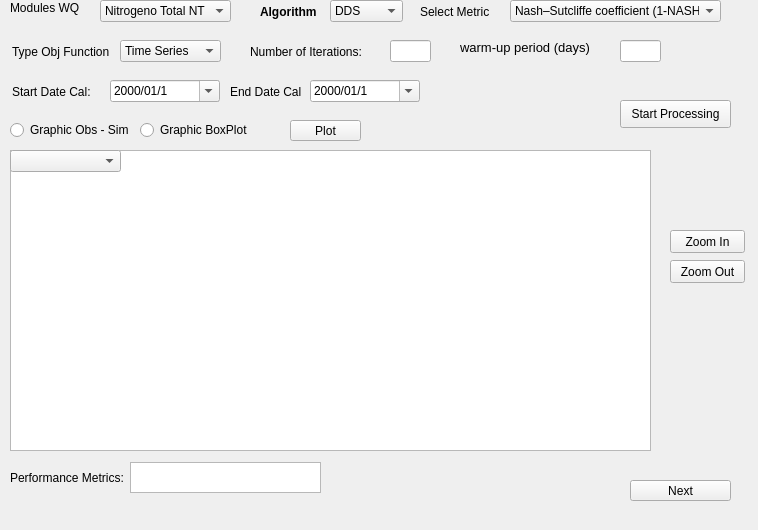
            <widget class="QWidget" name="Step5">
             <property name="geometry">
              <rect>
               <x>0</x>
               <y>0</y>
               <width>758</width>
               <height>530</height>
              </rect>
             </property>
             <attribute name="label">
              <string>Step 5 - Water Quality Calibration</string>
             </attribute>
             <widget class="QLabel" name="label_52">
              <property name="geometry">
               <rect>
                <x>260</x>
                <y>4</y>
                <width>61</width>
                <height>16</height>
               </rect>
              </property>
              <property name="text">
               <string>&lt;html&gt;&lt;head/&gt;&lt;body&gt;&lt;p&gt;&lt;span style=&quot; font-size:9pt; font-weight:600;&quot;&gt;Algorithm&lt;/span&gt;&lt;/p&gt;&lt;/body&gt;&lt;/html&gt;</string>
              </property>
             </widget>
             <widget class="QPushButton" name="Plot_G_WQ">
              <property name="geometry">
               <rect>
                <x>290</x>
                <y>120</y>
                <width>71</width>
                <height>21</height>
               </rect>
              </property>
              <property name="text">
               <string>Plot</string>
              </property>
             </widget>
             <widget class="QPushButton" name="zoom_out_button_WQ">
              <property name="geometry">
               <rect>
                <x>670</x>
                <y>260</y>
                <width>75</width>
                <height>23</height>
               </rect>
              </property>
              <property name="text">
               <string>Zoom Out</string>
              </property>
             </widget>
             <widget class="QDateEdit" name="end_date_WQ">
              <property name="geometry">
               <rect>
                <x>310</x>
                <y>80</y>
                <width>110</width>
                <height>22</height>
               </rect>
              </property>
              <property name="currentSection">
               <enum>QDateTimeEdit::YearSection</enum>
              </property>
              <property name="displayFormat">
               <string>yyyy/MM/d</string>
              </property>
              <property name="calendarPopup">
               <bool>true</bool>
              </property>
              <property name="timeSpec">
               <enum>Qt::LocalTime</enum>
              </property>
             </widget>
             <widget class="QDateEdit" name="start_date_WQ">
              <property name="geometry">
               <rect>
                <x>110</x>
                <y>80</y>
                <width>110</width>
                <height>22</height>
               </rect>
              </property>
              <property name="currentSection">
               <enum>QDateTimeEdit::YearSection</enum>
              </property>
              <property name="displayFormat">
               <string>yyyy/MM/d</string>
              </property>
              <property name="calendarPopup">
               <bool>true</bool>
              </property>
              <property name="timeSpec">
               <enum>Qt::LocalTime</enum>
              </property>
             </widget>
             <widget class="QLabel" name="label_126">
              <property name="geometry">
               <rect>
                <x>250</x>
                <y>44</y>
                <width>181</width>
                <height>16</height>
               </rect>
              </property>
              <property name="text">
               <string>&lt;html&gt;&lt;head/&gt;&lt;body&gt;&lt;p&gt;&lt;span style=&quot; font-size:9pt;&quot;&gt;Number of Iterations:&lt;/span&gt;&lt;/p&gt;&lt;/body&gt;&lt;/html&gt;</string>
              </property>
             </widget>
             <widget class="QPushButton" name="Next_Step_5">
              <property name="geometry">
               <rect>
                <x>630</x>
                <y>480</y>
                <width>101</width>
                <height>21</height>
               </rect>
              </property>
              <property name="text">
               <string>Next</string>
              </property>
             </widget>
             <widget class="QComboBox" name="Algorithm_WQ">
              <property name="geometry">
               <rect>
                <x>330</x>
                <y>0</y>
                <width>73</width>
                <height>22</height>
               </rect>
              </property>
              <item>
               <property name="text">
                <string>DDS</string>
               </property>
              </item>
              <item>
               <property name="text">
                <string>LHS</string>
               </property>
              </item>
              <item>
               <property name="text">
                <string>SCE</string>
               </property>
              </item>
             </widget>
             <widget class="QRadioButton" name="Plot_sim_obs_WQ">
              <property name="geometry">
               <rect>
                <x>10</x>
                <y>120</y>
                <width>141</width>
                <height>20</height>
               </rect>
              </property>
              <property name="text">
               <string>Graphic Obs - Sim</string>
              </property>
             </widget>
             <widget class="QGraphicsView" name="graphicsView_WQ">
              <property name="geometry">
               <rect>
                <x>10</x>
                <y>150</y>
                <width>641</width>
                <height>301</height>
               </rect>
              </property>
             </widget>
             <widget class="QPlainTextEdit" name="Peformance_WQ">
              <property name="geometry">
               <rect>
                <x>130</x>
                <y>462</y>
                <width>191</width>
                <height>31</height>
               </rect>
              </property>
             </widget>
             <widget class="QLabel" name="label_53">
              <property name="geometry">
               <rect>
                <x>12</x>
                <y>44</y>
                <width>121</width>
                <height>16</height>
               </rect>
              </property>
              <property name="text">
               <string>&lt;html&gt;&lt;head/&gt;&lt;body&gt;&lt;p&gt;&lt;span style=&quot; font-size:9pt;&quot;&gt;Type Obj Function&lt;/span&gt;&lt;/p&gt;&lt;/body&gt;&lt;/html&gt;</string>
              </property>
             </widget>
             <widget class="QComboBox" name="Metricas_WQ">
              <property name="geometry">
               <rect>
                <x>510</x>
                <y>0</y>
                <width>211</width>
                <height>22</height>
               </rect>
              </property>
              <item>
               <property name="text">
                <string>Nash–Sutcliffe coefficient (1-NASH)</string>
               </property>
              </item>
              <item>
               <property name="text">
                <string>Index of agreement</string>
               </property>
              </item>
              <item>
               <property name="text">
                <string>Normalized absolute error</string>
               </property>
              </item>
              <item>
               <property name="text">
                <string>Correlation Coefficient</string>
               </property>
              </item>
              <item>
               <property name="text">
                <string>Coefficient of Determination</string>
               </property>
              </item>
              <item>
               <property name="text">
                <string>Mean Squared Error</string>
               </property>
              </item>
              <item>
               <property name="text">
                <string>Root Mean Squared Error</string>
               </property>
              </item>
              <item>
               <property name="text">
                <string>Mean Absolute Error</string>
               </property>
              </item>
              <item>
               <property name="text">
                <string>Relative Root Mean Squared Error</string>
               </property>
              </item>
              <item>
               <property name="text">
                <string>Composite function (NASH - IA - EAN)</string>
               </property>
              </item>
             </widget>
             <widget class="QLabel" name="label_21">
              <property name="geometry">
               <rect>
                <x>12</x>
                <y>84</y>
                <width>141</width>
                <height>16</height>
               </rect>
              </property>
              <property name="text">
               <string>&lt;html&gt;&lt;head/&gt;&lt;body&gt;&lt;p&gt;Start Date Cal:&lt;/p&gt;&lt;/body&gt;&lt;/html&gt;</string>
              </property>
             </widget>
             <widget class="QPushButton" name="Run_process_Cal_WQ">
              <property name="geometry">
               <rect>
                <x>620</x>
                <y>100</y>
                <width>111</width>
                <height>28</height>
               </rect>
              </property>
              <property name="text">
               <string>Start Processing</string>
              </property>
             </widget>
             <widget class="QLabel" name="label_127">
              <property name="geometry">
               <rect>
                <x>10</x>
                <y>470</y>
                <width>181</width>
                <height>16</height>
               </rect>
              </property>
              <property name="text">
               <string>&lt;html&gt;&lt;head/&gt;&lt;body&gt;&lt;p&gt;&lt;span style=&quot; font-size:9pt;&quot;&gt;Performance Metrics:&lt;/span&gt;&lt;/p&gt;&lt;/body&gt;&lt;/html&gt;</string>
              </property>
             </widget>
             <widget class="QLabel" name="label_54">
              <property name="geometry">
               <rect>
                <x>420</x>
                <y>4</y>
                <width>81</width>
                <height>16</height>
               </rect>
              </property>
              <property name="text">
               <string>&lt;html&gt;&lt;head/&gt;&lt;body&gt;&lt;p&gt;&lt;span style=&quot; font-size:9pt;&quot;&gt;Select Metric&lt;/span&gt;&lt;/p&gt;&lt;/body&gt;&lt;/html&gt;</string>
              </property>
             </widget>
             <widget class="QPushButton" name="zoom_in_button_WQ">
              <property name="geometry">
               <rect>
                <x>670</x>
                <y>230</y>
                <width>75</width>
                <height>23</height>
               </rect>
              </property>
              <property name="text">
               <string>Zoom In</string>
              </property>
             </widget>
             <widget class="QComboBox" name="Tipo_Funcion_WQ">
              <property name="geometry">
               <rect>
                <x>120</x>
                <y>40</y>
                <width>101</width>
                <height>22</height>
               </rect>
              </property>
              <item>
               <property name="text">
                <string>Time Series</string>
               </property>
              </item>
              <item>
               <property name="text">
                <string>t-Student</string>
               </property>
              </item>
             </widget>
             <widget class="QLineEdit" name="QNumIter_WQ">
              <property name="geometry">
               <rect>
                <x>390</x>
                <y>40</y>
                <width>41</width>
                <height>22</height>
               </rect>
              </property>
             </widget>
             <widget class="QLabel" name="label_22">
              <property name="geometry">
               <rect>
                <x>230</x>
                <y>84</y>
                <width>131</width>
                <height>16</height>
               </rect>
              </property>
              <property name="text">
               <string>&lt;html&gt;&lt;head/&gt;&lt;body&gt;&lt;p&gt;End Date Cal&lt;/p&gt;&lt;/body&gt;&lt;/html&gt;</string>
              </property>
             </widget>
             <widget class="QLabel" name="label_55">
              <property name="geometry">
               <rect>
                <x>10</x>
                <y>0</y>
                <width>81</width>
                <height>16</height>
               </rect>
              </property>
              <property name="text">
               <string>&lt;html&gt;&lt;head/&gt;&lt;body&gt;&lt;p&gt;&lt;span style=&quot; font-size:9pt;&quot;&gt;Modules WQ&lt;/span&gt;&lt;/p&gt;&lt;/body&gt;&lt;/html&gt;</string>
              </property>
             </widget>
             <widget class="QComboBox" name="comboBox_M_WQ">
              <property name="geometry">
               <rect>
                <x>100</x>
                <y>0</y>
                <width>131</width>
                <height>22</height>
               </rect>
              </property>
              <item>
               <property name="text">
                <string>Nitrogeno Total NT</string>
               </property>
              </item>
              <item>
               <property name="text">
                <string>Nitrogeno Organico NO</string>
               </property>
              </item>
              <item>
               <property name="text">
                <string>Nitrogeno Amoniaca NH4</string>
               </property>
              </item>
              <item>
               <property name="text">
                <string>Nitratos NO3</string>
               </property>
              </item>
              <item>
               <property name="text">
                <string>Fosforo Total</string>
               </property>
              </item>
              <item>
               <property name="text">
                <string>Fosforo Organico</string>
               </property>
              </item>
              <item>
               <property name="text">
                <string>Fosforo Inorganico</string>
               </property>
              </item>
              <item>
               <property name="text">
                <string>DBO</string>
               </property>
              </item>
              <item>
               <property name="text">
                <string>Oxigeno Disuelto</string>
               </property>
              </item>
              <item>
               <property name="text">
                <string>Coliformes Totales</string>
               </property>
              </item>
              <item>
               <property name="text">
                <string>E. Coli</string>
               </property>
              </item>
              <item>
               <property name="text">
                <string>Temperatura</string>
               </property>
              </item>
              <item>
               <property name="text">
                <string>Conductividad Co</string>
               </property>
              </item>
              <item>
               <property name="text">
                <string>pH</string>
               </property>
              </item>
             </widget>
             <widget class="QComboBox" name="comboBox_WQ">
              <property name="geometry">
               <rect>
                <x>10</x>
                <y>150</y>
                <width>111</width>
                <height>22</height>
               </rect>
              </property>
             </widget>
             <widget class="QRadioButton" name="Plot_BoxPlot_WQ">
              <property name="geometry">
               <rect>
                <x>140</x>
                <y>120</y>
                <width>141</width>
                <height>20</height>
               </rect>
              </property>
              <property name="text">
               <string>Graphic BoxPlot</string>
              </property>
             </widget>
             <widget class="QLabel" name="label_131">
              <property name="geometry">
               <rect>
                <x>460</x>
                <y>40</y>
                <width>181</width>
                <height>16</height>
               </rect>
              </property>
              <property name="text">
               <string>&lt;html&gt;&lt;head/&gt;&lt;body&gt;&lt;p&gt;&lt;span style=&quot; font-size:10pt;&quot;&gt;warm-up period (days)&lt;/span&gt;&lt;/p&gt;&lt;/body&gt;&lt;/html&gt;</string>
              </property>
             </widget>
             <widget class="QLineEdit" name="Training_Period_3">
              <property name="geometry">
               <rect>
                <x>620</x>
                <y>40</y>
                <width>41</width>
                <height>22</height>
               </rect>
              </property>
             </widget>
            </widget>
